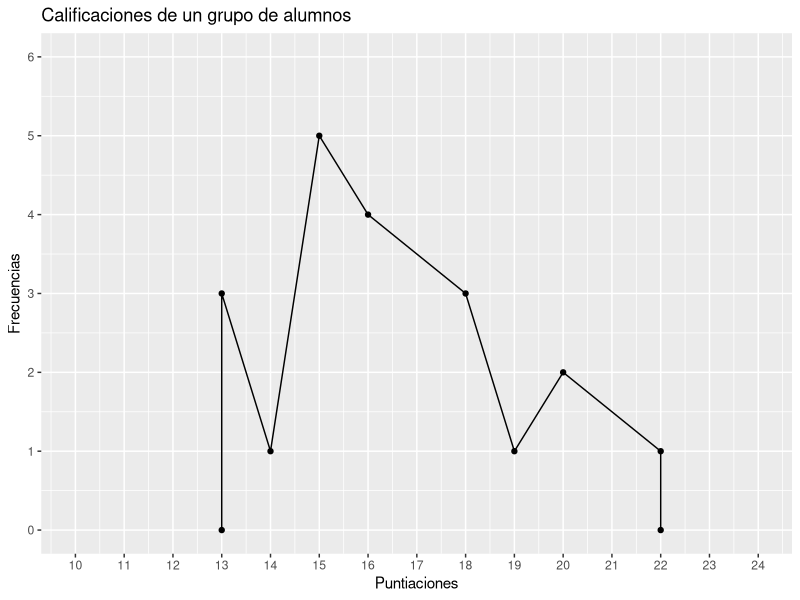
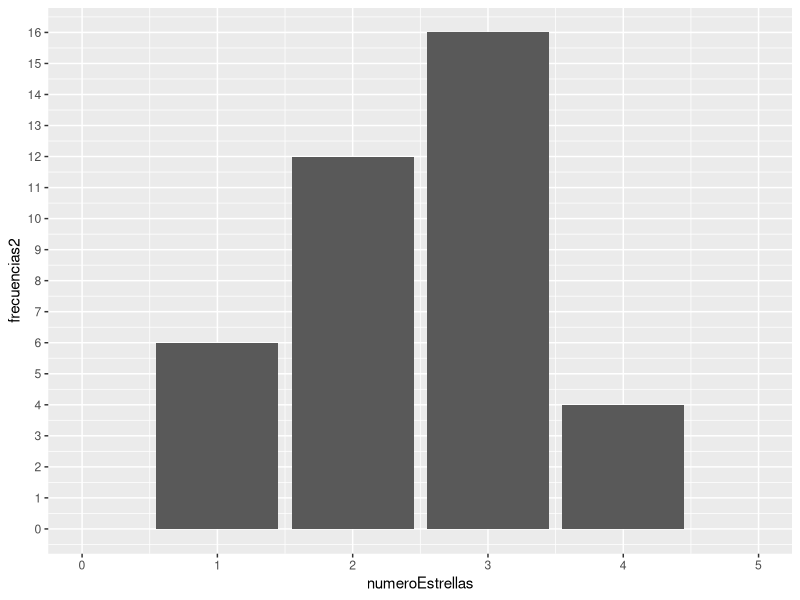
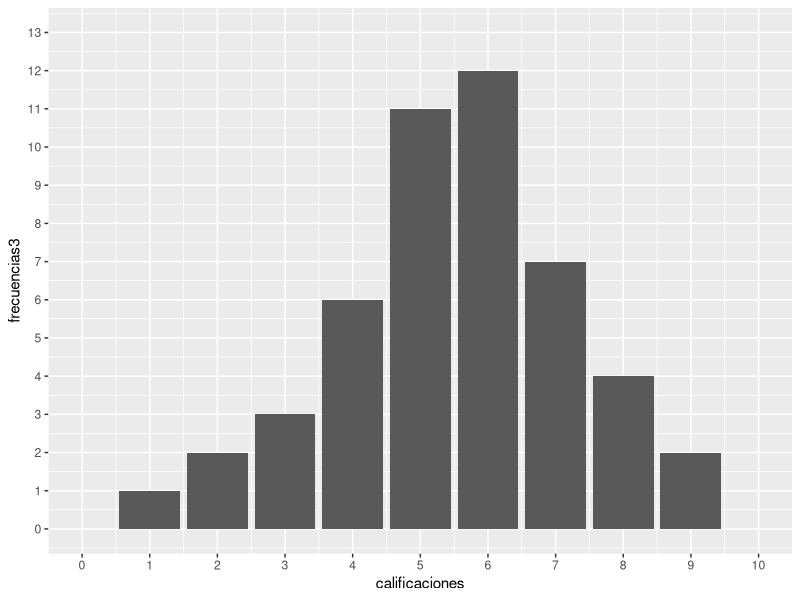
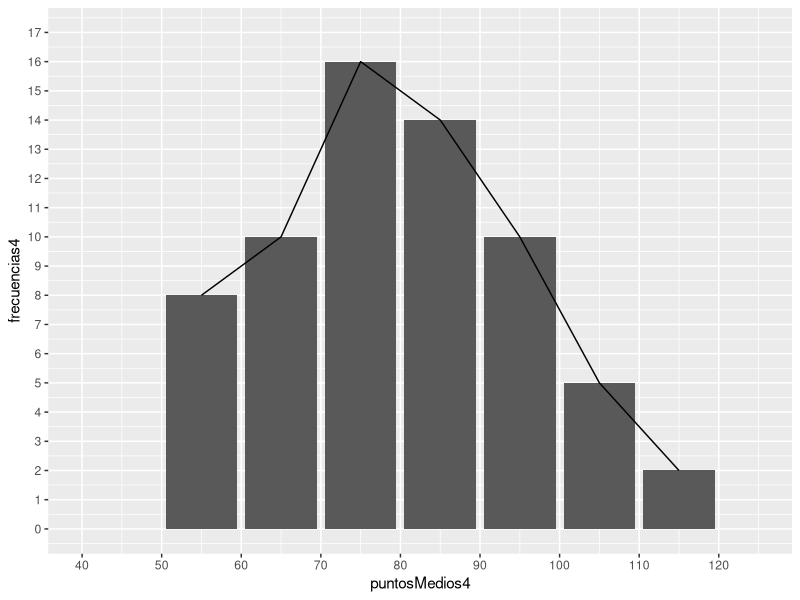
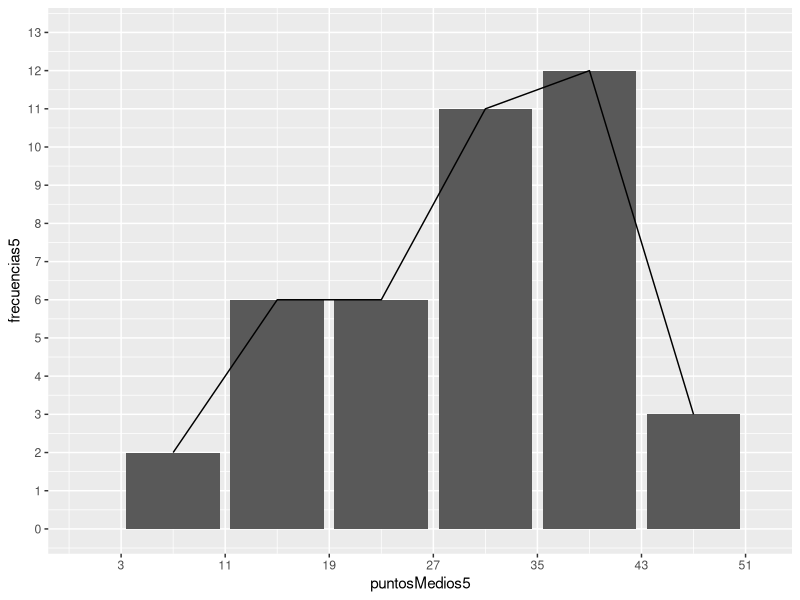

The R script that drew these images, in order:
install.packages("ggplot2")

library(ggplot2)

separador = function (ejercicio) {
  cat("\n\n=------------------------- Ejercicio Nº",ejercicio," -------------------------->\n\n")
}

separador(1)
puntuaciones = c(13, 13, 14, 15, 16, 18, 19, 20, 22, 22)
frecuencias = c(0, 3, 1, 5, 4, 3, 1, 2, 1, 0)

puntuacionesDataFrame = data.frame(puntuaciones = puntuaciones, frecuencias = frecuencias)
ggplot(puntuacionesDataFrame, aes(x = puntuaciones, y = frecuencias)) +
  geom_point(na.rm = FALSE, stat = "identity") +
  geom_line(na.rm = FALSE, stat = "identity") +
  xlab("Puntiaciones") +
  ylab("Frecuencias") + 
  ggtitle("Calificaciones de un grupo de alumnos") +
  scale_x_continuous(limits = c(10, 24), breaks = seq(10, 24, by = 1)) +
  scale_y_continuous(limits = c(0, 6), breaks = seq(0, 6, by = 1))

separador(2)
numeroEstrellas = c(1, 2, 3, 4)
frecuencias2 = c(6, 12, 16, 4)

estrellasDataFrame = data.frame(numeroEstrellas = numeroEstrellas, frecuencias2 = frecuencias2)

ggplot(estrellasDataFrame, aes(x = numeroEstrellas, y = frecuencias2)) +
  geom_bar(stat = "identity") +
  scale_x_continuous(limits = c(0, 5), breaks = seq(0, 5, y = 1)) +
  scale_y_continuous(limits = c(0, 16), breaks = seq(0, 16, by = 1))

separador(3)
calificaciones = c(0, 1, 2, 3, 4, 5, 6, 7, 8, 9, 10)
frecuencias3 = c(1, 1, 2, 3, 6, 11, 12, 7, 4, 2, 1)

notasDataFrame = data.frame(calificaciones = calificaciones, frecuencias3 = frecuencias3)

ggplot(notasDataFrame, aes(x = calificaciones, y = frecuencias3)) +
  geom_bar(stat = "identity") +
  scale_x_continuous(limits = c(0, 10), breaks = seq(0, 10, y = 1)) +
  scale_y_continuous(limits = c(0, 13), breaks = seq(0, 13, by = 1))
 

separador(4)
limites_inferiores4 = c(50, 60, 70, 80, 90, 100, 110)
limites_superiores4 = c(60, 70, 80, 90, 100, 110, 120)
frecuencias4 = c(8, 10, 16, 14, 10, 5, 2)

intervalos4 = data.frame(limites_inferiores4 = limites_inferiores4,
                         limites_superiores4 = limites_superiores4,
                         frecuencias4 = frecuencias4)

puntosMedios4 = (intervalos4$limites_inferiores4 + intervalos4$limites_superiores4) / 2

empleadosDataFrame = data.frame(puntosMedios4 = puntosMedios4, frecuencias4 = frecuencias4)

ggplot(empleadosDataFrame, aes(x = puntosMedios4, y = frecuencias4)) +
  geom_bar(stat = "identity") +
  geom_line(na.rm = FALSE, stat = "identity") +
  scale_x_continuous(limits = c(40, 125), breaks = seq(40, 125, by = 10)) +
  scale_y_continuous(limits = c(0, 17), breaks = seq(0, 17, by = 1)) 


separador(5)
limites_inferiores5 = c(3, 11, 19, 27, 35, 43)
limites_superiores5 = c(11, 19, 27, 35, 43, 51)
frecuencias5 = c(2, 6, 6, 11, 12, 3)

intervalos5 = data.frame(limites_inferiores5 = limites_inferiores5,
                         limites_superiores5 = limites_superiores5,
                         frecuencias5 = frecuencias5)

puntosMedios5 = (intervalos5$limites_inferiores5 + intervalos5$limites_superiores5) / 2

alumnnosDataFrame = data.frame(puntosMedios5 = puntosMedios5, frecuencias5 = frecuencias5)

ggplot(alumnnosDataFrame, aes(x = puntosMedios5, y = frecuencias5)) +
  geom_bar(stat = "identity") +
  geom_line(na.rm = FALSE, stat = "identity") +
  scale_x_continuous(limits = c(0, 52), breaks = seq(3, 52, by = 8)) +
  scale_y_continuous(limits = c(0, 13), breaks = seq(0, 13, by = 1)) 
# rm(list = ls())
